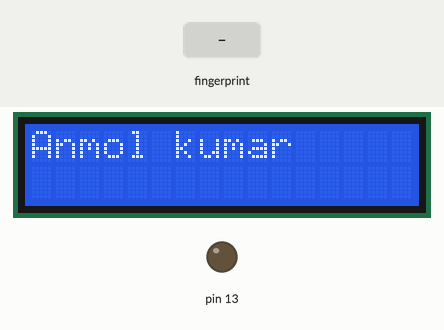
The sketch below on a simulated Arduino Uno, built with avr-gcc and run on an emulated ATmega328P. Parts: 16×2 character LCD, output pins drawn as LEDs (lit = HIGH). Inputs (shaded band) come from the test bench. What the sketch prints to the serial monitor is not drawn.

Above: at 1.2 s.
At 8.3 s:
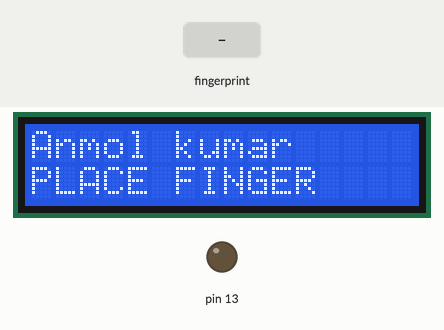
8.4 s: finger stored as number 1 placed on the sensor
At 9.8 s:
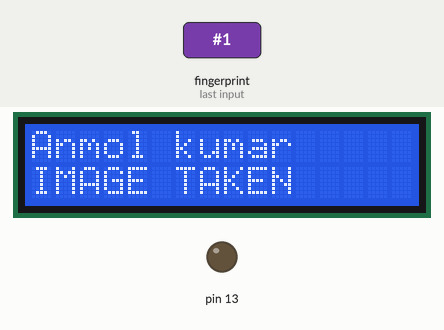
At 12.9 s:
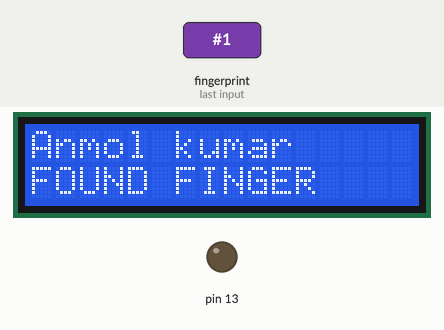
Timing chart, 0 to 18.3 s (numbered marks = the images above; inputs shaded):
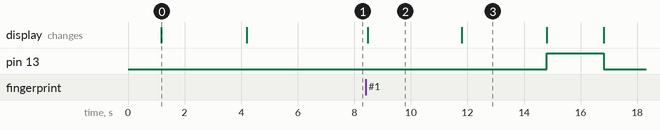

Measured:
- after the input at 8.4 s, pin 13: LOW → HIGH after 6.4 s, → LOW 2.0 s later; the display: changes after 0.08 s (image 2)
- what the display in image 0 shows lasts 3.0 s, from 1.2 s to 4.2 s
- what the display in image 2 shows lasts 3.3 s, from 8.5 s to 11.8 s

The sketch:

sketch_may19a.ino
```cpp
#include <Adafruit_Fingerprint.h>
#include <SoftwareSerial.h>
#include <Wire.h>
#include <LiquidCrystal_I2C.h>
SoftwareSerial mySerial(2, 3);
LiquidCrystal_I2C lcd(0x27, 16, 2); // set the LCD address to 0x27 for a 16 chars and 2 line display
Adafruit_Fingerprint finger = Adafruit_Fingerprint(&mySerial);

void setup()
{

   lcd.init();         // initialize the lcd
  lcd.backlight();    // Turn on the LCD screen backlight
  Serial.begin(9600);
  while (!Serial);
  delay(100);
  pinMode(13,OUTPUT);
  Serial.println("Program Dasar Akses Sidik Jari Arduino");
  Serial.println("https://www.cronyos.com");

  // set the data rate for the sensor serial port
  finger.begin(57600);
       lcd.setCursor(0, 0);
  lcd.print("Anmol kumar ");
  delay(3000);
  if (finger.verifyPassword()) {
    Serial.println("Found fingerprint sensor!");


  } else {
    Serial.println("Did not find fingerprint sensor :(");
    while (1) { delay(1); }
  }
  Serial.println("Waiting for valid finger...");

     lcd.setCursor(0, 1);
  lcd.print("PLACE FINGER    ");
  delay(3000);
}

void loop()                     // run over and over again
{
  getFingerprintID();
  delay(50);            //don't ned to run this at full speed.
}

uint8_t getFingerprintID() {
  uint8_t p = finger.getImage();
  switch (p) {
    case FINGERPRINT_OK:
      Serial.println("Image taken");
           lcd.setCursor(0, 1);
  lcd.print("IMAGE TAKEN     ");
  delay(3000);
      break;
    case FINGERPRINT_NOFINGER:
      //Serial.println(".");
      return p;
    case FINGERPRINT_PACKETRECIEVEERR:
      Serial.println("Communication error");
      return p;
    case FINGERPRINT_IMAGEFAIL:
      Serial.println("Imaging error");
      return p;
    default:
      Serial.println("Unknown error");
      return p;
  }

  // OK success!

  p = finger.image2Tz();
  switch (p) {
    case FINGERPRINT_OK:
      Serial.println("Image converted");
      break;
    case FINGERPRINT_IMAGEMESS:
      Serial.println("Image too messy");
      return p;
    case FINGERPRINT_PACKETRECIEVEERR:
      Serial.println("Communication error");
      return p;
    case FINGERPRINT_FEATUREFAIL:
      Serial.println("Could not find fingerprint features");
      return p;
    case FINGERPRINT_INVALIDIMAGE:
      Serial.println("Could not find fingerprint features");
      return p;
    default:
      Serial.println("Unknown error");
      return p;
  }

  // OK converted!
  p = finger.fingerFastSearch();
  if (p == FINGERPRINT_OK) {
    Serial.println("Found a print match!");

         lcd.setCursor(0, 1);
  lcd.print("FOUND FINGER    ");
  delay(3000);
  } else if (p == FINGERPRINT_PACKETRECIEVEERR) {
    Serial.println("Communication error");
    return p;
  } else if (p == FINGERPRINT_NOTFOUND) {
    Serial.println("Did not find a match");
    delay(1000);
  lcd.setCursor(0, 1);
  lcd.print("DIDN'T MATCH    ");
  delay(2000);
   lcd.setCursor(0, 1);
  lcd.print("PLACE FINGER    ");
  delay(1000);

    return p;
  } else {
    Serial.println("Unknown error");
    return p;
  }

  // found a match!
  Serial.print("Found ID #"); Serial.print(finger.fingerID);


  Serial.print(" with confidence of "); Serial.println(finger.confidence);
  digitalWrite(13,HIGH);

     lcd.setCursor(0, 1);
  lcd.print("GATE OPEN       ");

  delay(2000);
  digitalWrite(13,LOW);


   lcd.setCursor(0, 1);
  lcd.print("GATE CLOSE     ");

  delay(2000);

   lcd.setCursor(0, 1);
  lcd.print("PLACE FINGER    ");
  delay(3000);
  return finger.fingerID;
}
```
